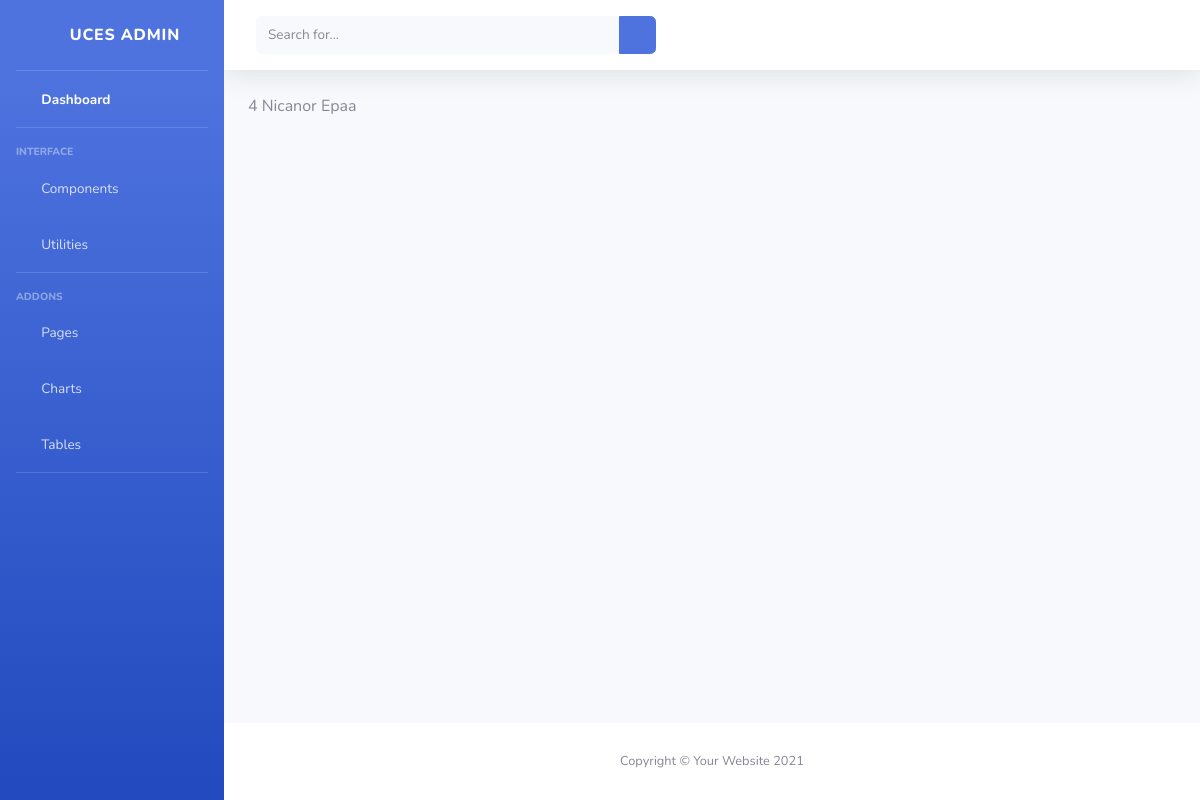
The page /Aplicacion1/persona/4 on the database its author committed.
### Aplicacion1/models.py (models this page shows, shortened)
class Persona(models.Model):
    nombre = models.CharField(max_length=30)
    apellido = models.CharField(max_length=30)
    edad = models.IntegerField()
    descripcion = models.TextField()
    nacimiento = models.DateField()
    peso = models.FloatField()
    argentino = models.BooleanField()
    foto = models.ImageField()

### Aplicacion1/views.py (the view)
# urls.py: path('persona/<pk>', views.PersonaDetalle.as_view(), name='DetailPersona'),
class PersonaDetalle(DetailView):
    model = Persona
    template_name = "Aplicacion1/persona_detalle.html"

### Aplicacion1/templates/Aplicacion1/persona_detalle.html
{% extends "Aplicacion1/padre.html" %}
{% load static %}
        {% block contenido %}
          {{persona.id}}
          {{persona.nombre}}
          {{persona.descripcion}}
         {% endblock %}

### rows shown on the page
Persona: id "4", nombre "Nicanor", descripcion "Epaa"
